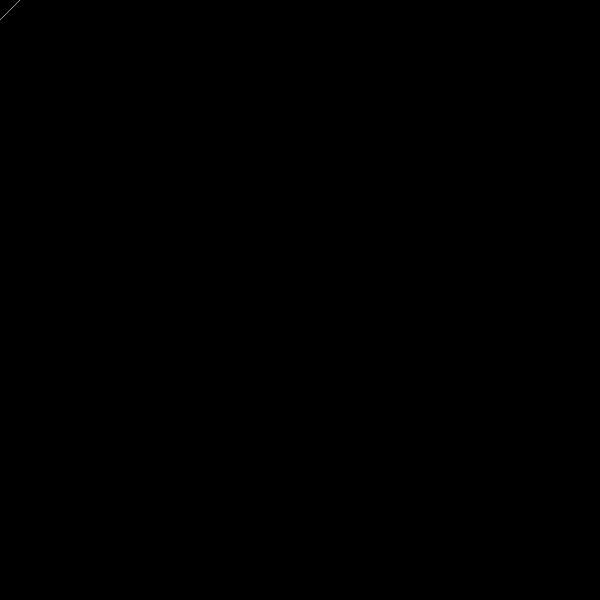
Frame 1 (no input)
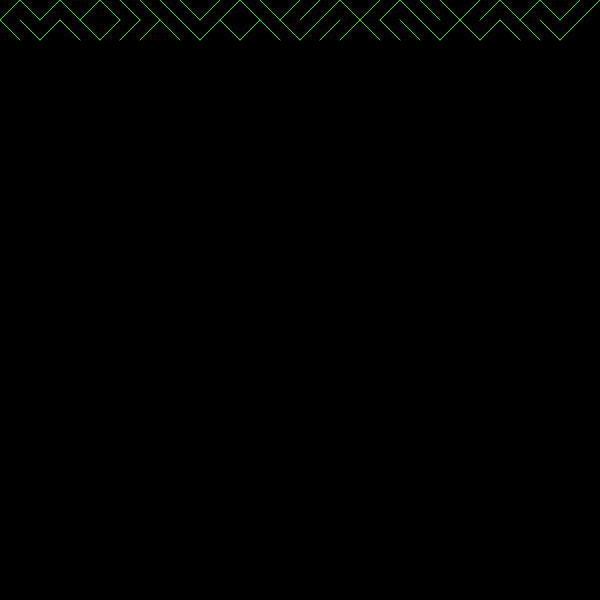
Frame 60 (no input)
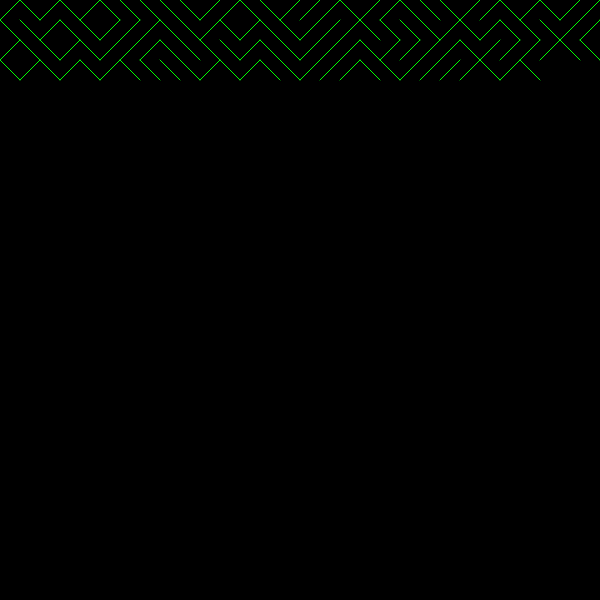
Frame 120 (the mouse pressed at the canvas centre since frame 60)

The p5.js sketch that drew these frames (run headless with seeded random() and noise() and a simulated clock; from frame 60 on, the mouse is pressed at the canvas centre):

// p5.js sketch
// ── sketch.js
let s;
let x = 0;
let y = 0;
let speed;
let size;
let seed;

function setup() {
  createCanvas(600, 600);
  background(0)
  createElement('h3', 'PRESS ENTER TO RESET');
  createElement('br')
  createElement('p', 'SEED');
  seed = createSlider(0, 1, 0.5, 0.01)
  createElement('p', 'SPEED');
  speed = createSlider(0, 100, 1, 1)
  createElement('p', 'SIZE');
  size = createSlider(0, 50, 20, 1)
}

function keyPressed() {
  if (keyCode === ENTER) {
    background(0)
    x = 0;
    y = 0;
  }
}

function draw() {
  s = size.value()
  stroke(0, 255, 0)
  for (var i = 0; i < speed.value(); i++) {

    if (random(1) < seed.value()) {
      line(x, y, s + x, s + y)
    } else {
      line(x, y + s, x + s, y)
    }

    if (x >= width) {
      x = 0;
      y += s;
    } else {
      x += s
    }
  }
}
// ── sketch.html
<!DOCTYPE html>
<html lang="en" dir="ltr">

<head>
  <meta charset="utf-8">
  <title>10 PRINT</title>


  <script src="https://cdnjs.cloudflare.com/ajax/libs/p5.js/0.6.1/p5.min.js"></script>
  <script src="https://cdnjs.cloudflare.com/ajax/libs/p5.js/0.6.1/addons/p5.dom.min.js"></script>
  <script src="sketch.js"></script>

</head>

<body>

</body>

</html>
